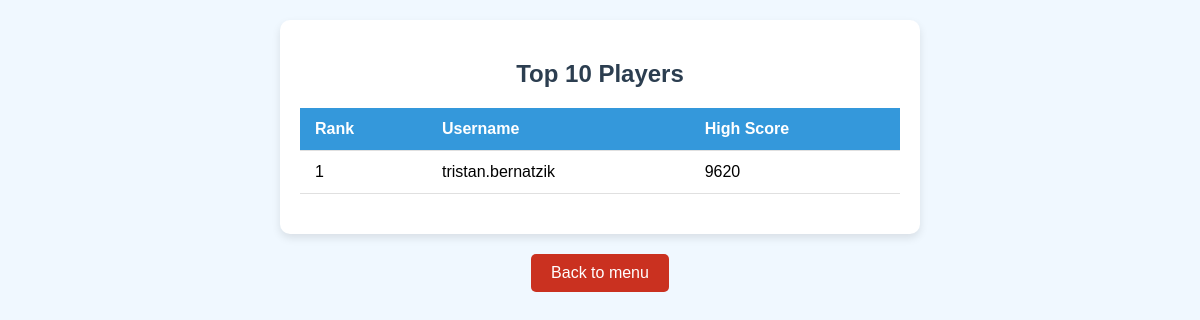
/leaderboard, run on an earlier commit of the app's database.
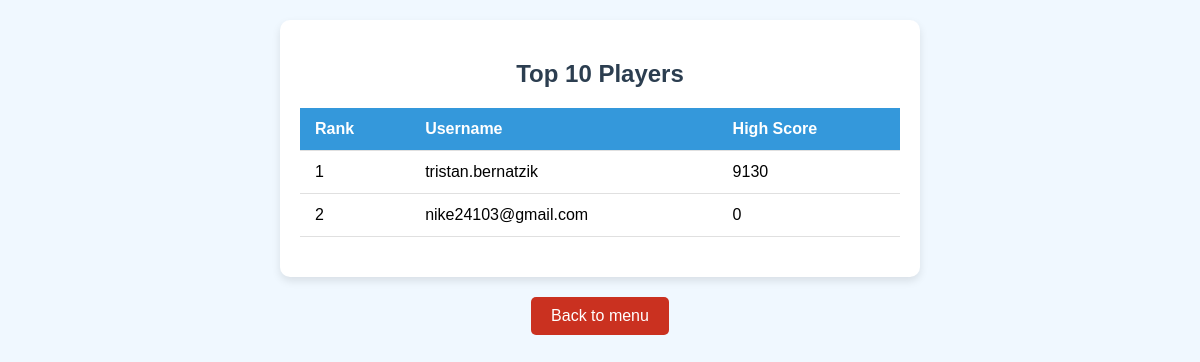
And on a later commit of the database.
### app.py (models this page shows, shortened)
class User(UserMixin, db.Model):
    id = db.Column(db.Integer, primary_key=True)
    username = db.Column(db.String(150), unique=True, nullable=False)
    password_hash = db.Column(db.String(150), nullable=False)
    high_score = db.Column(db.Integer, default=0)

### app.py (the view)
@app.route('/leaderboard')
def leaderboard():
    top_users = User.query.order_by(User.high_score.desc()).limit(10).all()
    return render_template('leaderboard.html', users=top_users)

### templates/leaderboard.html (shortened to what this page needs)
<!DOCTYPE html>
<html lang="en">
<head>
    <link rel="stylesheet" href="/static/css/styles.css">
</head>
<body>
    <div class="leaderboard-container">
        <h2 class="leaderboard-title">Top 10 Players</h2>
        {% if users %}
            <table class="leaderboard-table">
                <thead>
                    <tr>
                        <th>Rank</th>
                        <th>Username</th>
                        <th>High Score</th>
                    </tr>
                </thead>
                <tbody>
                    {% for user in users %}
                        <tr class="{% if loop.index == 1 %}rank-1{% elif loop.index == 2 %}rank-2{% elif loop.index == 3 %}rank-3{% endif %}">
                            <td>{{ loop.index }}</td>
                            <td>{{ user.username }}</td>
                            <td>{{ user.high_score }}</td>
                        </tr>
                    {% endfor %}
                </tbody>
            </table>
        {% endif %}
    </div>
    <div class="controls">
        <a href="/">
            <button type="submit">Back to menu</button>
        </a>
    </div>
</body>
</html>

### static/css/styles.css (style rules this page uses)
body { font-family: 'Arial', sans-serif; background-color: #f0f8ff; display: flex; flex-direction: column; align-items: center; min-height: 100vh; margin: 0; padding: 20px; }
.controls { margin-top: 20px; margin-bottom: 20px; }
button { background-color: #ca3120; color: white; border: none; padding: 10px 20px; border-radius: 5px; font-size: 1rem; cursor: pointer; transition: background-color 0.3s; }
.leaderboard-container { width: 100%; max-width: 600px; margin: 0 auto; padding: 20px; background-color: #ffffff; border-radius: 10px; box-shadow: 0 4px 8px rgba(0, 0, 0, 0.1); }
.leaderboard-title { color: #2c3e50; text-align: center; margin-bottom: 20px; }
.leaderboard-table { width: 100%; border-collapse: collapse; margin-bottom: 20px; }
.leaderboard-table th, .leaderboard-table td { padding: 12px 15px; text-align: left; border-bottom: 1px solid #e0e0e0; }
.leaderboard-table th { background-color: #3498db; color: white; font-weight: bold; }

What changed in the data, as far as the page shows it:
changed User "tristan.bernatzik": high_score "9620" → "9130"
added User: username "nike24103@gmail.com", high_score "0"
